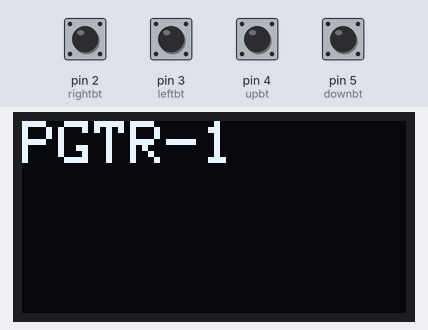
Simulated run of this sketch. Board: Arduino Uno, built with avr-gcc and run on an emulated ATmega328P. On the bench: 128×64 one-colour display. The inputs (shaded band) are chosen by the test bench; at power-on: pin 2 (rightbt), pin 3 (leftbt), pin 4 (upbt), pin 5 (downbt) LOW. No radio packets arrive unless stated; what the sketch prints to the serial monitor is not drawn.

Above: at 1.2 s.
1.3 s: pin 2 (rightbt) pulled HIGH for 0.15 s
2.9 s: pin 3 (leftbt) pulled HIGH for 0.15 s
4.5 s: pin 4 (upbt) pulled HIGH for 0.15 s
6.1 s: pin 5 (downbt) pulled HIGH for 0.15 s
7.7 s: pin 2 (rightbt) driven HIGH
Timing chart, 0 to 10.7 s (numbered marks = the images above; inputs shaded):
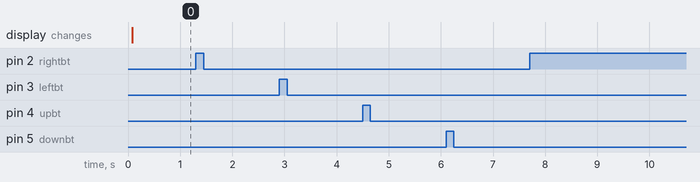

Measured:
- after the input at 1.3 s, every drawn part: stays the same
- after the input at 2.9 s, every drawn part: stays the same
- after the input at 4.5 s, every drawn part: stays the same
- after the input at 6.1 s, every drawn part: stays the same
- after the input at 7.7 s, every drawn part: stays the same

The sketch:

Transmitter1.ino
```cpp
#include <SPI.h>
#include <Wire.h>
#include <Adafruit_GFX.h>
#include <Adafruit_SSD1306.h>
 #include <SPI.h>
#include <nRF24L01.h>
#include <RF24.h>
RF24 radio(9, 10); // CE, CSN
const byte address[6] = "00001";     //Byte of array representing the address. This is the address where we will send the data. This should be same on the receiving side.
unsigned long previousMillis = 0;
int rightbt = 2;
int leftbt = 3;
int upbt = 4;
int downbt = 5;
boolean rbt = 0;
boolean lbt = 0;
boolean ubt = 0;
boolean dbt = 0;
#define SCREEN_WIDTH 128 // pixel ความกว้าง
#define SCREEN_HEIGHT 64 // pixel ความสูง

// กำหนดขาต่อ I2C กับจอ OLED
#define OLED_RESET -1 //ขา reset เป็น -1 ถ้าใช้ร่วมกับขา Arduino reset
Adafruit_SSD1306 OLED(SCREEN_WIDTH, SCREEN_HEIGHT, &Wire, OLED_RESET);

void setup() {
Serial.begin(9600);


if (!OLED.begin(SSD1306_SWITCHCAPVCC, 0x3C)) { // สั่งให้จอ OLED เริ่มทำงานที่ Address 0x3C
Serial.println("SSD1306 allocation failed");
} else {
Serial.println("ArdinoAll OLED Start Work !!!");
}

OLED.clearDisplay(); // ลบภาพในหน้าจอทั้งหมด
OLED.display();
OLED.setTextColor(WHITE, BLACK); //กำหนดข้อความสีขาว ฉากหลังสีดำ
OLED.setCursor(0, 0); // กำหนดตำแหน่ง x,y ที่จะแสดงผล
OLED.setTextSize(2); // กำหนดขนาดตัวอักษร
OLED.println("PGTR-1"); // แสดงผลข้อความ ALL\


OLED.display(); // สั่งให้จอแสดงผล
pinMode(leftbt, INPUT);
pinMode(rightbt, INPUT);
pinMode(upbt, INPUT);
pinMode(downbt, INPUT);
radio.begin();                  //Starting the Wireless communication
radio.openWritingPipe(address); //Setting the address where we will send the data
radio.setPALevel(RF24_PA_MIN);  //You can set it as minimum or maximum depending on the distance between the transmitter and receiver.
radio.stopListening();
}

void loop() {
rbt = digitalRead(rightbt);
lbt = digitalRead(leftbt);
dbt = digitalRead(downbt);
ubt = digitalRead(upbt);

if(ubt == HIGH)
{
  Serial.println("up");
const char text[] = "up";
radio.write(&text, sizeof(text));                  //Sending the message to receiver


}
else if(dbt == HIGH)
{

  Serial.println("down");
const char text[] = "down";
radio.write(&text, sizeof(text));                  //Sending the message to receiver
}
else if(lbt == HIGH)
{

  Serial.println("left");
const char text[] = "left";
radio.write(&text, sizeof(text));                  //Sending the message to receiver
}


else if(rbt == HIGH)
{

  Serial.println("right");
const char text[] = "right";
radio.write(&text, sizeof(text));                  //Sending the message to receiver
}
else
{
const char text[] = " nan ";
radio.write(&text, sizeof(text));                  //Sending the message to receiver
}


radio.write(&ubt, sizeof(ubt));  //Sending the message to receiver
radio.write(&dbt, sizeof(dbt));  //Sending the message to receiver
radio.write(&lbt, sizeof(lbt));  //Sending the message to receiver
radio.write(&rbt, sizeof(rbt));  //Sending the message to receiver
delay(5);

}
```
